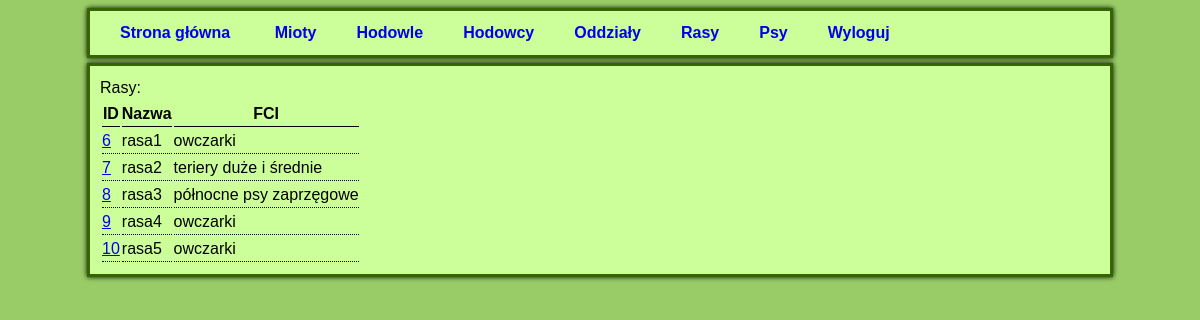
The page /rasy.php (signed in) on the database its author committed.
### tables this page shows
CREATE TABLE IF NOT EXISTS `RASA` (
  `ID` INT UNSIGNED NOT NULL AUTO_INCREMENT,
  `NAZWA` VARCHAR(50) NOT NULL,
  `FCI_ID` INT UNSIGNED NOT NULL,
  PRIMARY KEY (`ID`),
  UNIQUE INDEX `ID_UNIQUE` (`ID` ASC),
  UNIQUE INDEX `NAZWA_UNIQUE` (`NAZWA` ASC),
  INDEX `fk_RASA_FCI1_idx` (`FCI_ID` ASC),
  CONSTRAINT `fk_RASA_FCI1`
    FOREIGN KEY (`FCI_ID`)
    REFERENCES `FCI` (`ID`)
    ON DELETE NO ACTION
    ON UPDATE NO ACTION);

CREATE TABLE IF NOT EXISTS `FCI` (
  `ID` INT UNSIGNED NOT NULL AUTO_INCREMENT,
  `NAZWA` VARCHAR(90) NOT NULL,
  PRIMARY KEY (`ID`),
  UNIQUE INDEX `ID_UNIQUE` (`ID` ASC),
  UNIQUE INDEX `NAZWA_UNIQUE` (`NAZWA` ASC));

### rasy.php (the view, shortened to what this page needs)
<?php
include('functions.php');
?>
<?php include "header.php" ?>
        <?php
            $mysql = dbConnect();
            $stmt = $mysql->prepare("SELECT RASA.ID, RASA.NAZWA, RASA.FCI_ID, FCI.NAZWA "
                    . "FROM RASA "
                    . "JOIN FCI ON FCI.ID = RASA.FCI_ID");
            $stmt->bind_result($id, $nazwa, $fci_id, $fciNazwa);
            $stmt->execute();
            echo 'Rasy:<br>';
            echo '<table class="data">';
            echo '<tr class="tableheader">';
            echo '<th>ID</th>';
            echo '<th>Nazwa</th>';
            echo '<th>FCI</th>';
            echo '</tr>';
            while ($stmt->fetch()) {
                echo "<tr>";
                echo "<td>" . primaryKeyLink('rasa', $id) . "</td>";
                echo "<td>" . $nazwa . "</td>";
                echo '<td>' . $fciNazwa . '</td>';
                echo "</tr>\n";
            }
            echo "</table>\n";
        ?>
    </body>
</html>

### functions.php (shortened to what this page needs)
<?php
function primaryKeyLink($table, $id) {
    return '<a href="' . $table . '.php?id=' . $id . '">' . $id . '</a>';
}

### style.css (style rules this page uses)
body { font-family: Arial, Helvetica, sans-serif; color: black; line-height: 1.5em; background: #99CC66; }
.data { margin: 0px; padding: 0px; }
th { margin: 0px; padding: 0px; border-bottom: black 1px solid; }
tr { margin: 0px; padding: 0px; }
td { margin: 0px; padding: 0px; border-bottom: black 1px dotted; }

### rows shown on the page
rasa: ID "6", NAZWA "rasa1", FCI_ID.NAZWA "owczarki"
rasa: ID "7", NAZWA "rasa2", FCI_ID.NAZWA "teriery duże i średnie"
rasa: ID "8", NAZWA "rasa3", FCI_ID.NAZWA "północne psy zaprzęgowe"
rasa: ID "9", NAZWA "rasa4", FCI_ID.NAZWA "owczarki"
rasa: ID "10", NAZWA "rasa5", FCI_ID.NAZWA "owczarki"
